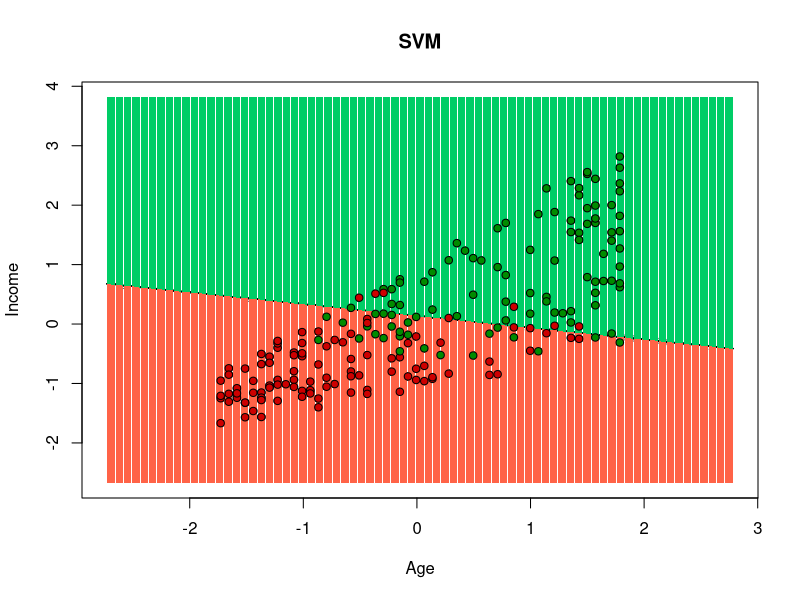
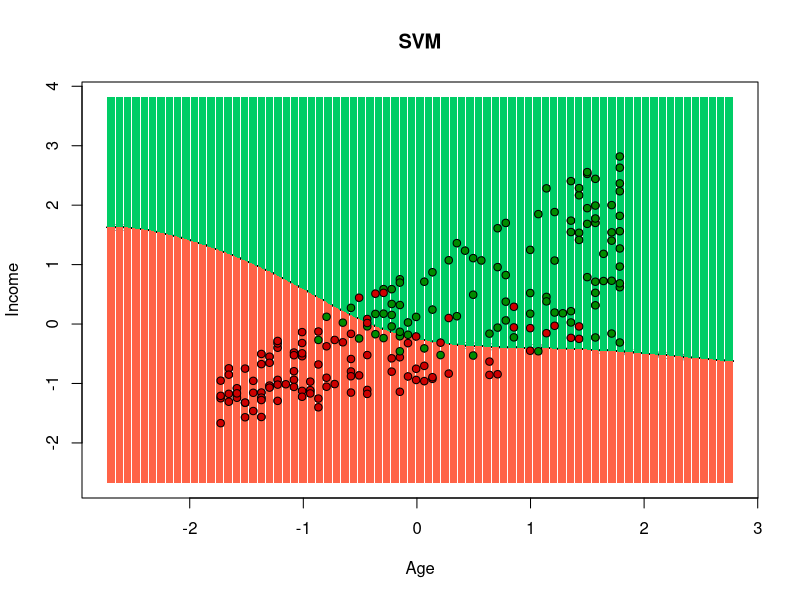

R code for these plots, in order:
# Support Vector Machine (SVM)

# Download the data

set.seed(123)
f_train <- read.csv2('bank_train.csv', header = TRUE, encoding = 'UNICOD')
f_test <- read.csv2('bank_test.csv', header = TRUE, encoding = 'UNICOD')
f_train <- f_train[-1]
f_test <- f_test[-1]


# Fitting SVM model

library(e1071)
class_svm_l = svm(delays ~ age + income, data = f_train, kernel = 'linear')
summary(class_svm_l)


# Predicting

p <- predict(class_svm_l, f_test[, c('age','income')])
y <- ifelse(p > 0.5, 1, 0)


## Confusion Matrix

cm = table(f_test[, 'delays'], y)
print(cm)


# Visualising the Test set results

library(ggplot2)
set = f_test[,c('age','income','delays')]
X1 = seq(min(set['age']) - 1, max(set['age']) + 1, by = 0.01)
X2 = seq(min(set['income']) - 1, max(set['income']) + 1, by = 0.01)
grid_set = expand.grid(X1, X2)
colnames(grid_set) = c('age', 'income')
p_grid = predict(class_svm_l, grid_set)
y_grid <- ifelse(p_grid > 0.5, 1, 0)
plot(set[, -3],
     main = 'SVM',
     xlab = 'Age', ylab = 'Income',
     xlim = range(X1), ylim = range(X2))
contour(X1, X2, matrix(as.numeric(y_grid), length(X1), length(X2)), add = TRUE)
points(grid_set, pch = '.', col = ifelse(y_grid == 1, 'tomato', 'springgreen3'))
points(set, pch = 21, bg = ifelse(set[, 3] == 1, 'red3', 'green4'))


# Fitting RBF-kernel model

library(e1071)
class_svm_r = svm(delays ~ age + income, data = f_train, kernel = 'radial')
summary(class_svm_r)


# Predicting

p <- predict(class_svm_r, f_test[, c('age','income')])
y <- ifelse(p > 0.5, 1, 0)


## Confusion Matrix

cm = table(f_test[, 'delays'], y)
print(cm)


# Visualising the Test set results

library(ggplot2)
set = f_test[,c('age','income','delays')]
X1 = seq(min(set['age']) - 1, max(set['age']) + 1, by = 0.01)
X2 = seq(min(set['income']) - 1, max(set['income']) + 1, by = 0.01)
grid_set = expand.grid(X1, X2)
colnames(grid_set) = c('age', 'income')
p_grid = predict(class_svm_r, grid_set)
y_grid <- ifelse(p_grid > 0.5, 1, 0)
plot(set[, -3],
     main = 'SVM',
     xlab = 'Age', ylab = 'Income',
     xlim = range(X1), ylim = range(X2))
contour(X1, X2, matrix(as.numeric(y_grid), length(X1), length(X2)), add = TRUE)
points(grid_set, pch = '.', col = ifelse(y_grid == 1, 'tomato', 'springgreen3'))
points(set, pch = 21, bg = ifelse(set[, 3] == 1, 'red3', 'green4'))

